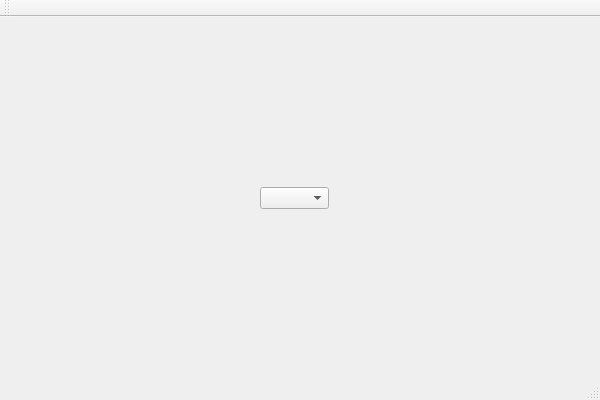
<?xml version="1.0" encoding="UTF-8"?>
<ui version="4.0">
 <class>SQLClass</class>
 <widget class="QMainWindow" name="SQLClass">
  <property name="geometry">
   <rect>
    <x>0</x>
    <y>0</y>
    <width>600</width>
    <height>400</height>
   </rect>
  </property>
  <property name="windowTitle">
   <string>SQL</string>
  </property>
  <widget class="QWidget" name="centralWidget">
   <widget class="QComboBox" name="test">
    <property name="geometry">
     <rect>
      <x>260</x>
      <y>170</y>
      <width>69</width>
      <height>22</height>
     </rect>
    </property>
   </widget>
  </widget>
  <widget class="QMenuBar" name="menuBar">
   <property name="geometry">
    <rect>
     <x>0</x>
     <y>0</y>
     <width>600</width>
     <height>21</height>
    </rect>
   </property>
  </widget>
  <widget class="QToolBar" name="mainToolBar">
   <attribute name="toolBarArea">
    <enum>TopToolBarArea</enum>
   </attribute>
   <attribute name="toolBarBreak">
    <bool>false</bool>
   </attribute>
  </widget>
  <widget class="QStatusBar" name="statusBar"/>
 </widget>
 <layoutdefault spacing="6" margin="11"/>
 <resources>
  <include location="SQL.qrc"/>
 </resources>
 <connections/>
</ui>
